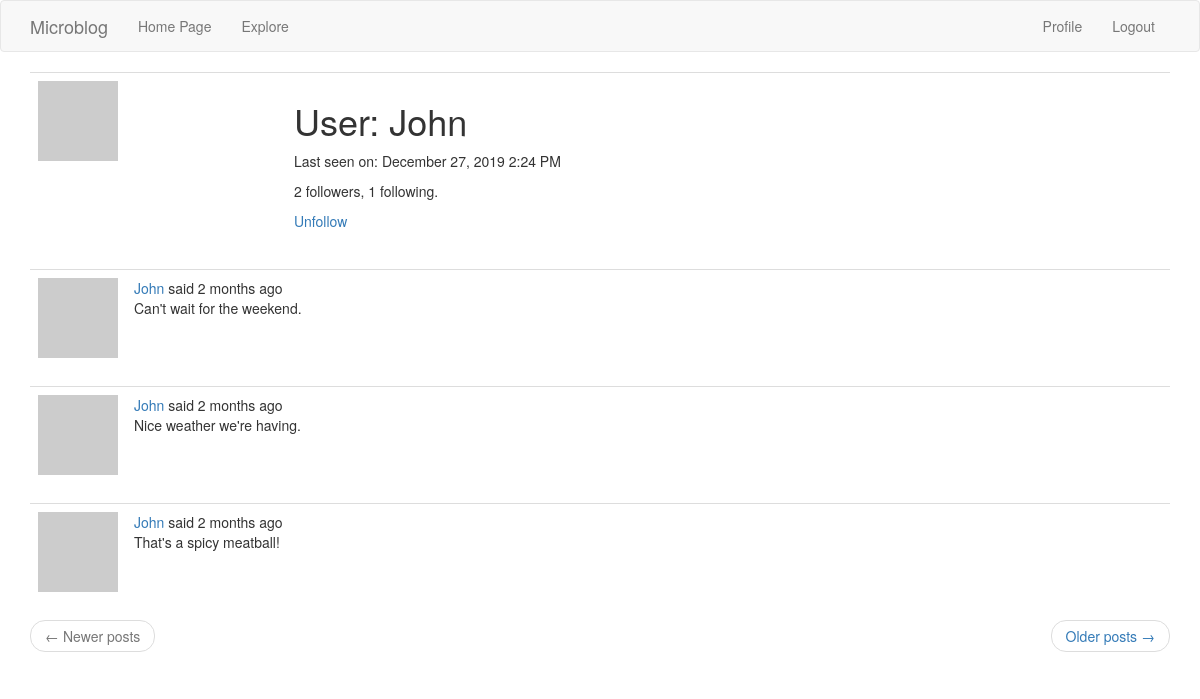
Page /user/John (signed in) on the committed database.
### app/models.py (models this page shows, shortened)
class User(UserMixin, db.Model):
    id = db.Column(db.Integer, primary_key=True)
    username = db.Column(db.String(64), index=True, unique=True)
    email = db.Column(db.String(120), index=True, unique=True)
    password_hash = db.Column(db.String(128))
    posts = db.relationship('Post', backref='author', lazy='dynamic')
    about_me = db.Column(db.String(140))
    last_seen = db.Column(db.DateTime, default=datetime.utcnow)
    def avatar(self, size):
        digest = md5(self.email.lower().encode('utf-8')).hexdigest()
        print('https://www.gravatar.com/avatar/{}?d=identicon&s={}'.format(digest, size))
        return 'https://www.gravatar.com/avatar/{}?d=identicon&s={}'.format(digest, size)
    followed = db.relationship(
        "User", secondary=followers,
        primaryjoin=(followers.c.follower_id== id),
        secondaryjoin=(followers.c.followed_id == id),
        backref=db.backref("followers", lazy="dynamic"), lazy="dynamic")
    def is_following(self, user):
        return self.followed.filter(
            followers.c.followed_id == user.id).count() > 0

class Post(db.Model):
    id = db.Column(db.Integer, primary_key=True)
    body = db.Column(db.String(140))
    timestamp = db.Column(db.DateTime, index=True, default=datetime.utcnow)
    user_id = db.Column(db.Integer, db.ForeignKey('user.id'))

### app/routes.py (the view)
@myApp.route('/user/<username>')
@login_required
def user(username):
    user = User.query.filter_by(username=username).first_or_404()
    page = request.args.get("page", 1, type=int)
    posts = user.posts.order_by(Post.timestamp.desc()).paginate(
        page, myApp.config["POSTS_PER_PAGE"], False)
    next_url = url_for("user", username=user.username, page=posts.next_num) \
        if posts.has_next else None
    prev_url = url_for("user", username=user.username, page=posts.prev_num) \
        if posts.has_prev else None
    return render_template('user.html', user=user, posts=posts.items, next_url=next_url, prev_url=prev_url)

### app/models.py (called while the page is built)
@login.user_loader
def load_user(id):
    return User.query.get(int(id))

### app/routes.py (called while the page is built)
@myApp.before_request
def before_request():
    if current_user.is_authenticated:
        current_user.last_seen = datetime.utcnow()
        db.session.commit()

### app/templates/user.html (shortened to what this page needs)
{% extends "base.html" %}
{% block app_content %}
    <table class="table table-hover">
        <tr>
            <td width="256px"><img src="{{ user.avatar(256) }}"></td>
            <td>
                <h1>User: {{ user.username }}</h1>
                {% if user.last_seen %}
                <p>Last seen on: {{ moment(user.last_seen).format("LLL") }}</p>
                {% endif %}
                <p>{{ user.followers.count() }} followers, {{ user.followed.count() }} following.</p>
                {% if user == current_user %}
                <p><a href="{{ url_for('edit_profile') }}">Edit your profile</a></p>
                {% elif not current_user.is_following(user) %}
                <p><a href="{{ url_for('follow', username=user.username) }}">Follow</a></p>
                {% else %}
                <p><a href="{{ url_for('unfollow', username=user.username) }}">Unfollow</a></p>
                {% endif %}
            </td>
        </tr>
    </table>
    {% for post in posts %}
        {% include '_post.html' %}
    {% endfor %}
    <nav aria-label="...">
        <ul class="pager">
            <li class="previous{% if not prev_url %} disabled{% endif %}">
                <a href="{{ prev_url or '#' }}">
                    <span aria-hidden="true">&larr;</span> Newer posts
                </a>
            </li>
            <li class="next{% if not next_url %} disabled{% endif %}">
                <a href="{{ next_url or '#' }}">
                    Older posts <span aria-hidden="true">&rarr;</span>
                </a>
            </li>
        </ul>
    </nav>
{% endblock %}

### app/templates/_post.html (shortened to what this page needs)
    <table class="table table-hover">
        <tr>
            <td width="70px">
                <a href="{{ url_for('user', username=post.author.username) }}">
                    <img src="{{ post.author.avatar(70) }}" />
                </a>
            </td>
            <td>
                {{ _("%(username)s said %(when)s",
            username=user_link, when=moment(post.timestamp).fromNow()) }}
                <br>
                {{ post.body }}
            </td>
        </tr>
    </table>

### rows in the picture
User: username "John", last_seen "December 27, 2019 2:24 PM"
Post: body "Can't wait for the weekend."
Post: body "Nice weather we're having."
Post: body "That's a spicy meatball!"

### other values in the picture
{{ user.followers.count() }} "2"
{{ user.followed.count() }} "1"
